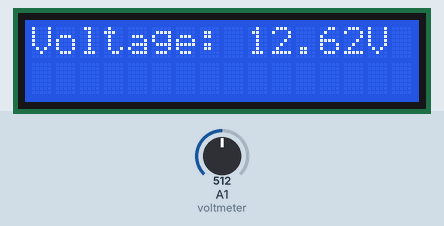
This sketch was run on a simulated Arduino Uno, built with avr-gcc and run on an emulated ATmega328P. On the bench: 16×2 character LCD. The test bench sets the inputs (shaded band); at power-on: A1 (voltmeter) = 512.

Above: at 1.2 s.
1.3 s: A1 (voltmeter) set to 716
At 2.8 s:
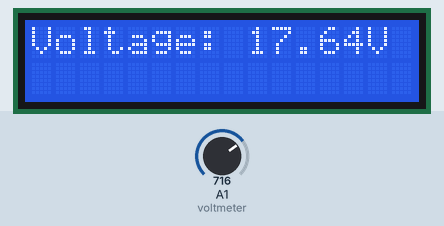
3.6 s: A1 (voltmeter) set to 900
At 5.3 s:
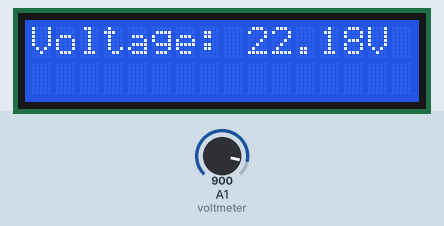
5.6 s: A1 (voltmeter) set to 1023
At 7.2 s:
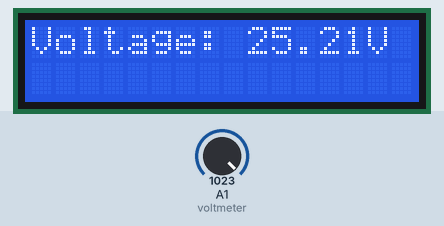
Timing chart, 0 to 8.7 s (numbered marks = the images above; inputs shaded):
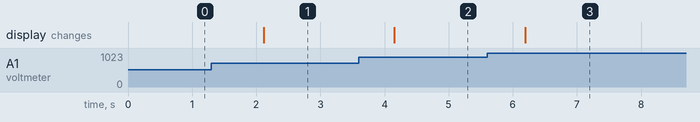

The sketch:

Voltmeter.ino
```cpp
#include<LiquidCrystal_I2C.h>
LiquidCrystal_I2C lcd(0x27,16,2);

const int voltmeter=A1;
int VADC;
float voltage;


void setup() {
lcd.init();
lcd.backlight();
Serial.begin(9600);
}

void loop() {
VADC =analogRead(voltmeter);

voltage = (-0.00981874658457826 + 0.01) + 0.0246398932559307*VADC;  // Added 0.01 to the intercept to correct the 0.01 V offset

lcd.clear();
lcd.setCursor(0,0);
lcd.print("Voltage: ");
lcd.print(voltage);
lcd.print('V');
delay(1000);
}
```

Measured:
- after the input at 1.3 s, the display: changes after 0.82 s (image 1)
- after the input at 3.6 s, the display: changes after 0.55 s (image 2)
- after the input at 5.6 s, the display: changes after 0.59 s (image 3)
